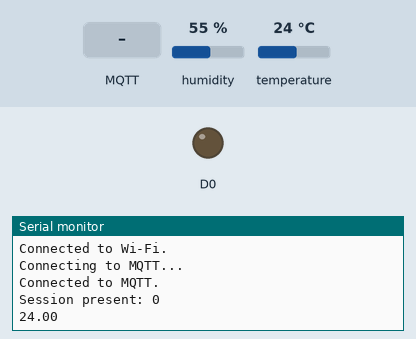
A sketch run on a simulated ESP8266 (NodeMCU). Parts: output pins drawn as LEDs (lit = HIGH), the last lines printed to the serial monitor. The inputs (shaded band) are chosen by the test bench; at power-on: humidity 55 %, temperature 24 °C. WiFi joins after 1.5 s; servers stay silent unless stated; no MQTT or app messages arrive unless stated.

Above: at 2.4 s.
2.5 s: MQTT message "ON" arrives on the first subscribed topic
At 2.9 s:
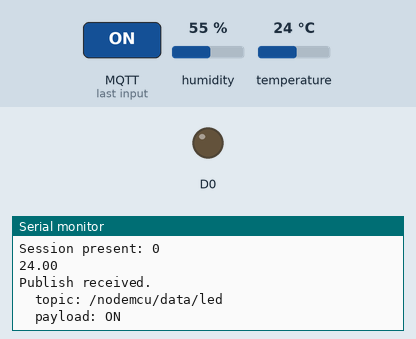
4.0 s: MQTT message "1" arrives on the first subscribed topic
5.5 s: MQTT message "on" arrives on the first subscribed topic
At 6.0 s:
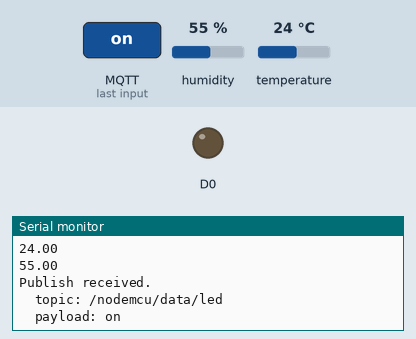

The sketch:

mqttwithdht11.ino
```cpp
// (licence header left out)
#include <ESP8266WiFi.h>
#include <Ticker.h>
#include <AsyncMqttClient.h>
#include <Adafruit_Sensor.h>
#include <DHT.h>
#include <DHT_U.h>

#define WIFI_SSID "Tes"
#define WIFI_PASSWORD "qwerty123"
#define DHTPIN D5
// Raspberry Pi Mosquitto MQTT Broker
// 192.168.43.144
#define MQTT_HOST IPAddress(192, 168, 43, 144)
// For a cloud MQTT broker, type the domain name
//#define MQTT_HOST "test.mosquitto.org"
#define MQTT_PORT 1883

#define TOPIC_TEMP "/nodemcu/data/temperature"
#define TOPIC_HUM "/nodemcu/data/humidity"
#define TOPIC_LED "/nodemcu/data/led"

DHT dht(DHTPIN, DHT11);
AsyncMqttClient mqttClient;
Ticker mqttReconnectTimer;

WiFiEventHandler wifiConnectHandler;
WiFiEventHandler wifiDisconnectHandler;
Ticker wifiReconnectTimer;

void connectToWifi() {
  Serial.println("Connecting to Wi-Fi...");
  WiFi.begin(WIFI_SSID, WIFI_PASSWORD);
}

void onWifiConnect(const WiFiEventStationModeGotIP& event) {
  Serial.println("Connected to Wi-Fi.");
  connectToMqtt();
}

void onWifiDisconnect(const WiFiEventStationModeDisconnected& event) {
  Serial.println("Disconnected from Wi-Fi.");
  mqttReconnectTimer.detach(); // ensure we don't reconnect to MQTT while reconnecting to Wi-Fi
  wifiReconnectTimer.once(2, connectToWifi);
}

void connectToMqtt() {
  Serial.println("Connecting to MQTT...");
  mqttClient.connect();
}

void onMqttConnect(bool sessionPresent) {
  Serial.println("Connected to MQTT.");
  Serial.print("Session present: ");
  Serial.println(sessionPresent);
  uint16_t packetIdSub = mqttClient.subscribe(TOPIC_LED, 0);
}

void onMqttDisconnect(AsyncMqttClientDisconnectReason reason) {
  Serial.println("Disconnected from MQTT.");

  if (WiFi.isConnected()) {
    mqttReconnectTimer.once(2, connectToMqtt);
  }
}


void onMqttPublish(uint16_t packetId) {
  Serial.print("Publish acknowledged.");
  Serial.print("  packetId: ");
  Serial.println(packetId);
}

void onMqttSubscribe(uint16_t packetId, uint8_t qos) {
  Serial.println("Subscribe acknowledged.");
  Serial.print("  packetId: ");
  Serial.println(packetId);
  Serial.print("  qos: ");
  Serial.println(qos);
}

void onMqttUnsubscribe(uint16_t packetId) {
  Serial.println("Unsubscribe acknowledged.");
  Serial.print("  packetId: ");
  Serial.println(packetId);
}

void onMqttMessage(char* topic, char* payload, AsyncMqttClientMessageProperties properties, size_t len, size_t index, size_t total) {
  Serial.println("Publish received.");
  Serial.print("  topic: ");
  Serial.println(topic);
  Serial.print("  payload: ");
  Serial.println(payload);
  if(payload=="ON")digitalWrite(D0,1);
  else digitalWrite(D0,0);
}

void setup() {
  pinMode(A0, INPUT);
  pinMode(D0,OUTPUT);
  Serial.begin(115200);
  Serial.println();
  dht.begin();


  wifiConnectHandler = WiFi.onStationModeGotIP(onWifiConnect);
  wifiDisconnectHandler = WiFi.onStationModeDisconnected(onWifiDisconnect);


  mqttClient.onConnect(onMqttConnect);
  mqttClient.onPublish(onMqttPublish);
  mqttClient.onMessage(onMqttMessage);
  mqttClient.onPublish(onMqttPublish);
  mqttClient.setServer(MQTT_HOST, MQTT_PORT);
  connectToWifi();
}

void loop() {
  float newT = dht.readTemperature();
  if (!isnan(newT)) {
    uint16_t packetIdPub1 = mqttClient.publish(TOPIC_TEMP, 0, false, String(newT).c_str());
    Serial.println(newT);
  }
  delay(1000);
  float newH = dht.readHumidity();
  if (!isnan(newH)) {
    uint16_t packetIdPub1 = mqttClient.publish(TOPIC_HUM, 0, false, String(newH).c_str());
    Serial.println(newH);
  }
  delay(1000);

}
```

Measured:
- after the input at 2.5 s, the serial monitor: prints a new line at once (image 1)
- after the input at 5.5 s, the serial monitor: prints a new line at once (image 2)
